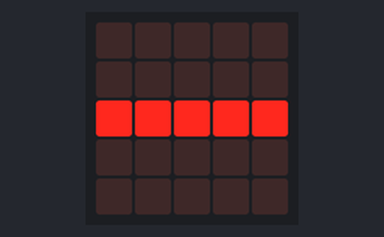
The program below on a simulated BBC micro:bit (MakeCode). Parts: the board's 5×5 LED display.

Above: at 0.2 s.
At 129.6 s:
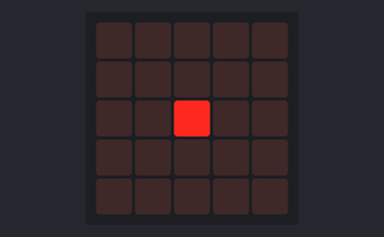

Measured:
- what the display in image 1 shows lasts 0.4 s, from 129.4 s to 129.8 s

The program:

main.ts
```typescript
basic.forever(function () {
    for (let index = 0; index < 3; index++) {
        basic.showLeds(`
            . . . . .
            . . . . .
            # # # # #
            . . . . .
            . . . . .
            `)
        basic.clearScreen()
        basic.pause(1000)
        basic.showLeds(`
            . . . . .
            . . . . .
            # # # # #
            . . . . .
            . . . . .
            `)
        basic.clearScreen()
        basic.pause(500)
        basic.showLeds(`
            . . . . .
            . . . . .
            . . # . .
            . . . . .
            . . . . .
            `)
        basic.clearScreen()
        basic.pause(500)
        for (let index = 0; index < 3; index++) {
            basic.showLeds(`
                . . . . .
                . . . . .
                . . # . .
                . . . . .
                . . . . .
                `)
            basic.clearScreen()
            basic.pause(500)
            basic.showLeds(`
                . . . . .
                . . . . .
                . . # . .
                . . . . .
                . . . . .
                `)
            basic.clearScreen()
            basic.pause(500)
            basic.showLeds(`
                . . . . .
                . . . . .
                # # # # #
                . . . . .
                . . . . .
                `)
            basic.clearScreen()
            basic.pause(500)
            for (let index = 0; index < 2; index++) {
                basic.showLeds(`
                    . . . . .
                    . . . . .
                    . . # . .
                    . . . . .
                    . . . . .
                    `)
                basic.clearScreen()
                basic.pause(500)
                basic.showLeds(`
                    . . . . .
                    . . . . .
                    . . # . .
                    . . . . .
                    . . . . .
                    `)
                basic.clearScreen()
                basic.pause(500)
                for (let index = 0; index < 3; index++) {
                    basic.showLeds(`
                        . . . . .
                        . . . . .
                        . . # . .
                        . . . . .
                        . . . . .
                        `)
                    basic.clearScreen()
                    basic.pause(500)
                    basic.showLeds(`
                        . . . . .
                        . . . . .
                        # # # # #
                        . . . . .
                        . . . . .
                        `)
                    basic.clearScreen()
                    basic.pause(500)
                    basic.showLeds(`
                        . . . . .
                        . . . . .
                        . . # . .
                        . . . . .
                        . . . . .
                        `)
                    basic.clearScreen()
                    basic.pause(500)
                    for (let index = 0; index < 4; index++) {
                        basic.showLeds(`
                            . . . . .
                            . . . . .
                            . . # . .
                            . . . . .
                            . . . . .
                            `)
                        basic.clearScreen()
                        basic.pause(500)
                        basic.showLeds(`
                            . . . . .
                            . . . . .
                            # # # # #
                            . . . . .
                            . . . . .
                            `)
                        basic.clearScreen()
                        basic.pause(500)
                        basic.showLeds(`
                            . . . . .
                            . . . . .
                            . . # . .
                            . . . . .
                            . . . . .
                            `)
                        basic.clearScreen()
                        basic.pause(500)
                        basic.showLeds(`
                            . . . . .
                            . . . . .
                            . . # . .
                            . . . . .
                            . . . . .
                            `)
                        basic.clearScreen()
                        basic.pause(500)
                        for (let index = 0; index < 2; index++) {
                            basic.showLeds(`
                                . . . . .
                                . . . . .
                                . . # . .
                                . . . . .
                                . . . . .
                                `)
                            basic.clearScreen()
                            basic.pause(500)
                            basic.showLeds(`
                                . . . . .
                                . . . . .
                                # # # # #
                                . . . . .
                                . . . . .
                                `)
                            basic.clearScreen()
                            basic.pause(1000)
                            for (let index = 0; index < 2; index++) {
                                basic.showLeds(`
                                    . . . . .
                                    . . . . .
                                    # # # # #
                                    . . . . .
                                    . . . . .
                                    `)
                                basic.clearScreen()
                                basic.pause(500)
                                basic.showLeds(`
                                    . . . . .
                                    . . . . .
                                    . . # . .
                                    . . . . .
                                    . . . . .
                                    `)
                                basic.clearScreen()
                                basic.pause(500)
                                for (let index = 0; index < 3; index++) {
                                    basic.showLeds(`
                                        . . . . .
                                        . . . . .
                                        # # # # #
                                        . . . . .
                                        . . . . .
                                        `)
                                    basic.clearScreen()
                                    basic.pause(500)
                                    basic.showLeds(`
                                        . . . . .
                                        . . . . .
                                        . . # . .
                                        . . . . .
                                        . . . . .
                                        `)
                                    basic.clearScreen()
                                    basic.pause(500)
                                    basic.showLeds(`
                                        . . . . .
                                        . . . . .
                                        . . # . .
                                        . . . . .
                                        . . . . .
                                        `)
                                    basic.clearScreen()
                                    basic.pause(500)
                                    for (let index = 0; index < 1; index++) {
                                        basic.showLeds(`
                                            . . . . .
                                            . . . . .
                                            . . # . .
                                            . . . . .
                                            . . . . .
                                            `)
                                        basic.clearScreen()
                                        basic.pause(500)
                                    }
                                }
                            }
                        }
                    }
                }
            }
        }
    }
})
```

test.ts
```typescript
// les tests vont ici ; cela ne sera pas compilé si ce paquet est utilisé en tant qu'extension.
```
